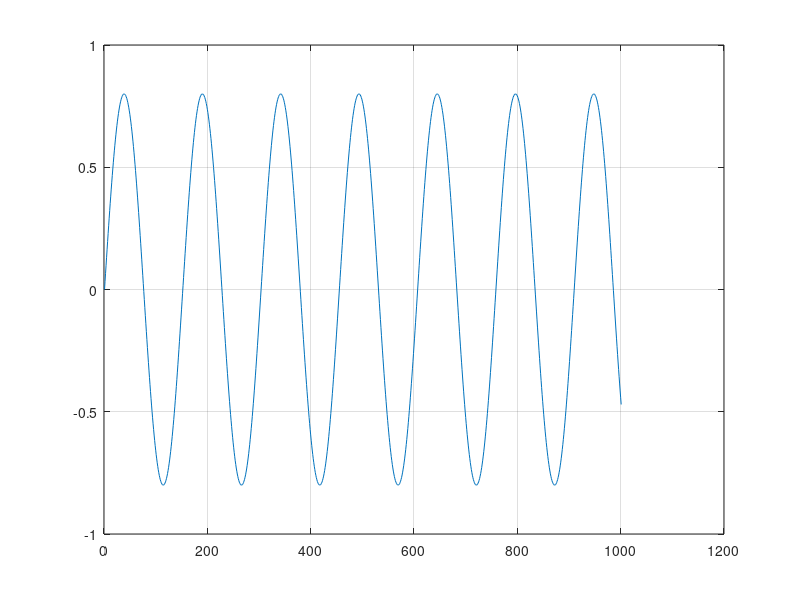

The MATLAB script that drew this image: (Note: this script raises an error after producing the figure.)
f=0.33;                                  %acelasi lucru l-am facut ca in exercitiu_4_1 dar cu 0.02 s rezolutie
t=0:0.02:20;
A=0.8
y=A*sin(2*pi*f*t);
%y_mono=zeros(size(y));

plot(y);
grid
for i=1:1:lenght(y);
    if y(i)>0
        y(i)=0;
    end
         
end
plot(y);
axis([0 10 -2 2])
grid




